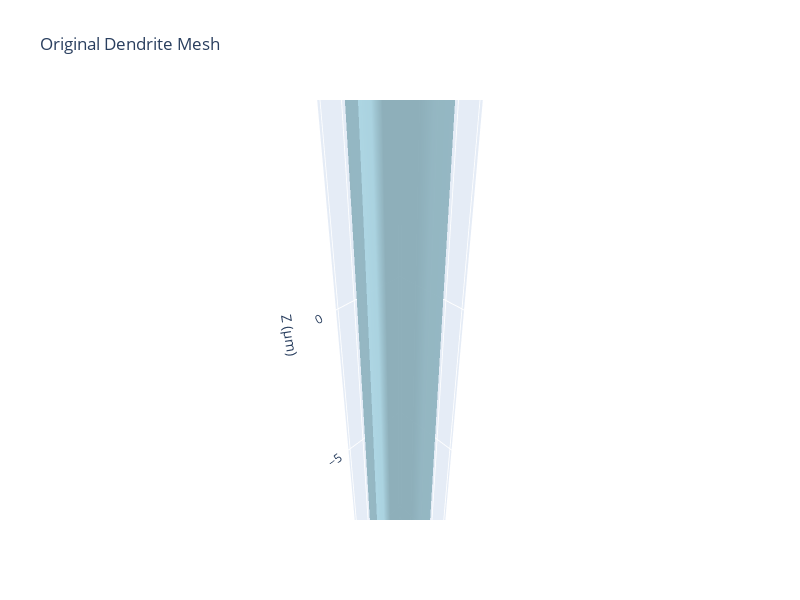

The code cell stored with this chart in its notebook:
### Markdown cell above
## Step 1: Create and Segment Mesh

### Code cell
# Create a cylinder mesh (representing a simple dendrite)
mesh = create_cylinder_mesh(radius=1.0, length=20.0, resolution=24)

print(f"Mesh properties:")
print(f"  Volume: {mesh.volume:.2f} µm³")
print(f"  Surface area: {mesh.area:.2f} µm²")
print(f"  Length: {mesh.bounds[1,2] - mesh.bounds[0,2]:.2f} µm")

# Visualize the mesh
fig = visualize_mesh_3d(mesh, title="Original Dendrite Mesh", backend="plotly")
fig.show()

### Figure 1 — Plotly figure (JSON) as saved in the notebook; plotly's stock layout.template omitted (floating-point values rounded to 4 significant figures)
{"data": [{"color": "lightblue", "i": [1, 1, 2, 2, 4, 4, 5, 5, 6, 6, 7, 7, 8, 8, 9, 9, 10, 10, 11, 11, 12, 12, 13, 13, 14, 14, 15, 15, 16, 16, 17, 17, 18, 18, 19, 19, 20, 20, 21, 21, 22, 22, 23, 23, 24, 24, 25, 25, 26, 26, 27, 27, 28, 28, 29, 29, 30, 30, 31, 31, 32, 32, 33, 33, 34, 34, 35, 35, 36, 36, 37, 37, 38, 38, 39, 39, 40, 40, 41, 41, 42, 42, 43, 43, 44, 44, 45, 45, 46, 46, 47, 47, 48, 48, 49, 49], "j": [0, 4, 4, 5, 0, 6, 6, 7, 0, 8, 8, 9, 0, 10, 10, 11, 0, 12, 12, 13, 0, 14, 14, 15, 0, 16, 16, 17, 0, 18, 18, 19, 0, 20, 20, 21, 0, 22, 22, 23, 0, 24, 24, 25, 0, 26, 26, 27, 0, 28, 28, 29, 0, 30, 30, 31, 0, 32, 32, 33, 0, 34, 34, 35, 0, 36, 36, 37, 0, 38, 38, 39, 0, 40, 40, 41, 0, 42, 42, 43, 0, 44, 44, 45, 0, 46, 46, 47, 0, 48, 48, 49, 0, 1, 1, 2], "k": [4, 2, 5, 3, 6, 5, 7, 3, 8, 7, 9, 3, 10, 9, 11, 3, 12, 11, 13, 3, 14, 13, 15, 3, 16, 15, 17, 3, 18, 17, 19, 3, 20, 19, 21, 3, 22, 21, 23, 3, 24, 23, 25, 3, 26, 25, 27, 3, 28, 27, 29, 3, 30, 29, 31, 3, 32, 31, 33, 3, 34, 33, 35, 3, 36, 35, 37, 3, 38, 37, 39, 3, 40, 39, 41, 3, 42, 41, 43, 3, 44, 43, 45, 3, 46, 45, 47, 3, 48, 47, 49, 3, 1, 49, 2, 3], "name": "Mesh", "opacity": 0.8, "type": "mesh3d", "x": [0.0, 1.0, 1.0, 0.0, 0.9659, 0.9659, 0.866, 0.866, 0.7071, 0.7071, 0.5, 0.5, 0.2588, 0.2588, 6.123e-17, 6.123e-17, -0.2588, -0.2588, -0.5, -0.5, -0.7071, -0.7071, -0.866, -0.866, -0.9659, -0.9659, -1.0, -1.0, -0.9659, -0.9659, -0.866, -0.866, -0.7071, -0.7071, -0.5, -0.5, -0.2588, -0.2588, -1.837e-16, -1.837e-16, 0.2588, 0.2588, 0.5, 0.5, 0.7071, 0.7071, 0.866, 0.866, 0.9659, 0.9659], "y": [0.0, 0.0, 0.0, 0.0, 0.2588, 0.2588, 0.5, 0.5, 0.7071, 0.7071, 0.866, 0.866, 0.9659, 0.9659, 1.0, 1.0, 0.9659, 0.9659, 0.866, 0.866, 0.7071, 0.7071, 0.5, 0.5, 0.2588, 0.2588, 1.225e-16, 1.225e-16, -0.2588, -0.2588, -0.5, -0.5, -0.7071, -0.7071, -0.866, -0.866, -0.9659, -0.9659, -1.0, -1.0, -0.9659, -0.9659, -0.866, -0.866, -0.7071, -0.7071, -0.5, -0.5, -0.2588, -0.2588], "z": [-10.0, -10.0, 10.0, 10.0, -10.0, 10.0, -10.0, 10.0, -10.0, 10.0, -10.0, 10.0, -10.0, 10.0, -10.0, 10.0, -10.0, 10.0, -10.0, 10.0, -10.0, 10.0, -10.0, 10.0, -10.0, 10.0, -10.0, 10.0, -10.0, 10.0, -10.0, 10.0, -10.0, 10.0, -10.0, 10.0, -10.0, 10.0, -10.0, 10.0, -10.0, 10.0, -10.0, 10.0, -10.0, 10.0, -10.0, 10.0, -10.0, 10.0]}], "layout": {"height": 600, "scene": {"aspectmode": "data", "camera": {"eye": {"x": 1.5, "y": 1.5, "z": 1.5}}, "xaxis": {"title": {"text": "X (µm)"}}, "yaxis": {"title": {"text": "Y (µm)"}}, "zaxis": {"title": {"text": "Z (µm)"}}}, "title": {"text": "Original Dendrite Mesh"}, "width": 800}}
